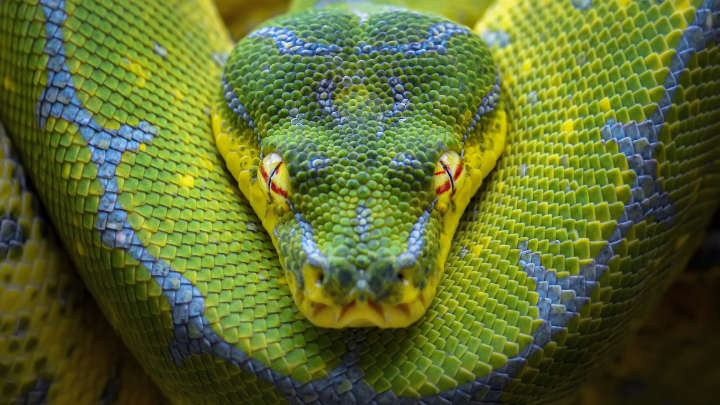
#> input picture Python/07/python.jpg, 720 x 405 px
$ python 7_majasdarbs_template_2.py
#> lines starting #> are read from the running program, lines starting #| are printed output that depends on the picture
### Python/07/IntroOpenCV.py
'''
Python 7 nodarbības mājasdarbs Nr.2

Uzdevums: aizpildīt vietas ar atzīmi TODO

Izveidot klasi, kura pārveido 5. nodarbības mājasdarbu Nr. 3 saturu par klasi
'''
import cv2

class IntroOpenCV:
    '''
    Izveidot klasi, kurai ir 5 publiskas metodes:
    - setBilde -  definē bildes failu
    - bilde
    - melnbalts
    - EdgeDetection
    - ZilsSarkans

    !Klasei nav neviena publiski pieejami parametri!
    '''
    def set_picture(self,BildeFails):
#> called with BildeFails = 'python.jpg'
        self.__picture = BildeFails
        self.__bilde = cv2.imread(BildeFails)

    # [22 lines left out: functions get_picture, get_black_white, get_edge_detection, not called in this run]

    def get_blue_red(self):
        # izsaucot šo metodi izvada bildi, kura apmaina zilo krāsu ar sarkanu. Originālbilde self.__bilde
        # TODO
        img_zils_sarkans = cv2.cvtColor(self.__bilde, cv2.COLOR_BGR2RGB) # TODO
        cv2.imshow('image', img_zils_sarkans)
        cv2.waitKey(0)
        return 0


# [7 lines that do not run on import are left out]

### Python/07/TopWords.py
'''
Python 7 mājasdarbs Nr.2

Uzdevums: aizpildīt vietas ar atzīmi TODO

Izveidot klasi, kura pārveido 5. nodarbības mājasdarbu Nr. 2 saturu par klasi

'''

import matplotlib.pyplot as plt
import json

class TopWords:
    '''
    Izveidot klasi, kurai ir 2 publiskas metodes:
    - setVardnica -  definē failu
    - grafiks - izvada grafiku

    Klasei nav pieejami publiski parametri
    '''
    def set_dict(self,vardnicaFails):
        self.__vardnica = vardnicaFails

    def get_bar_plot(self):
        # izsaucot šo metodi izvada bar tipa grafiku. dati ir parametrs __vardnica
        # TODO
        f = open('top_vardi.json')
#> (reads Python/07/top_vardi.json from the repository)
        data = json.load(f)
        x = data.keys()
        y = data.values()
        plt.figure(figsize=(13, 5))
        plt.title('Top vārdi')
        plt.bar(x, y)
        plt.show()
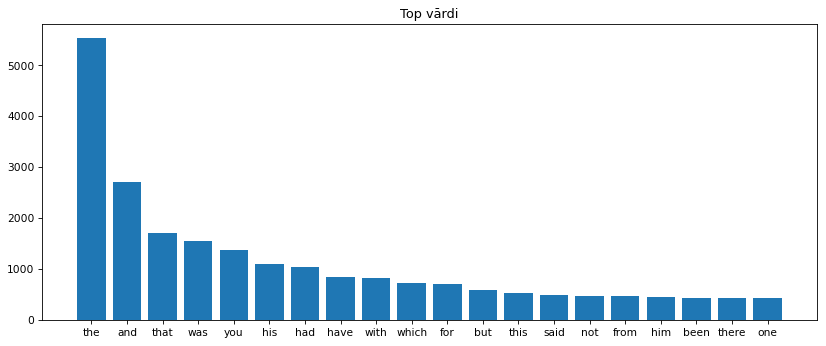
#> figure drawn by matplotlib, 1 panel; tallest bar 5535 high, from x = -0.4 to 0.4
        return 0


# [4 lines that do not run on import are left out]

### Python/07/7_majasdarbs_template_2.py
'''
Python 7 mājasdarbs Nr.2

Uzdevums: aizpildīt vietas ar atzīmi TODO

'''

from IntroOpenCV import IntroOpenCV
from TopWords import TopWords

# definēt klasi, kura manto klases TopVardi un IevadsOpenCV
# TODO
class Majasdarbs(IntroOpenCV, TopWords):
    def __init__(self) -> None:
        pass


if __name__ == "__main__":
    obj = Majasdarbs()

    # Atkomentēt sekojošās rindas, lai pārbaudītu vai klases ir mantotas
    # TODO
    obj.set_picture("python.jpg")
    obj.get_blue_red()
    obj.set_dict("top_vardi.json")
    obj.get_bar_plot()
